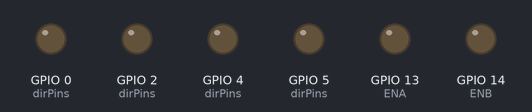
A sketch run on a simulated ESP8266 (NodeMCU). Parts: output pins drawn as LEDs (lit = HIGH). WiFi joins after 1.5 s; servers stay silent unless stated; the Firebase database answers and starts empty; what the sketch prints to the serial monitor is not drawn.

Above: at 0.1 s.
At 5.4 s:
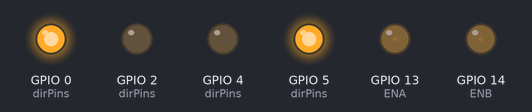
Timing chart, 0 to 6.9 s (numbered marks = the images above):
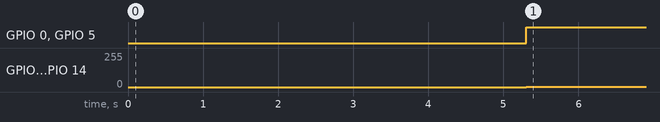

The sketch:

SmartCart.ino
```cpp
#include <Wire.h>
#include "FirebaseESP8266.h" // Includerar ett biblotek som gör att ESP'n kan komunisera med FireBase
#include <ESP8266WiFi.h> // Includerar ett biblotek som gör att ESP'n ska kunna använda WiFi

#define FIREBASE_HOST "https://smart-cart-374c8-default-rtdb.europe-west1.firebasedatabase.app/" // Definerar var datan ska skickas
#define FIREBASE_AUTH "WvYh2kcbqrnsQRiGs8lAe9QZTzNS2AZaR23v63F4" // Lösenord för att se att du är ägaren av FireBasen
#define WIFI_SSID "ABB_Indgym_Guest" // Namnet på wifiet som esp'n ska använda
#define WIFI_PASSWORD "Welcome2abb" // Lösenordet till WiFiet

FirebaseData firebaseData1;

const byte ENA = 13;
const byte IN1 = 5;
const byte IN2 = 4;

const byte ENB = 14;
const byte IN3 = 0;
const byte IN4 = 2;

const byte PWMPins[] = {ENA, ENB};
const byte dirPins[] = {IN1, IN2, IN3, IN4};
const byte dirPinsA[] = {IN1, IN2};
const byte dirPinsB[] = {IN3, IN4};

template <class T, size_t N> constexpr size_t len(const T(&)[N]) { return N; }

int speedA = 0, speedB = 0;

void setup() {
  Serial.begin(115200);
  WiFi.begin(WIFI_SSID, WIFI_PASSWORD);

  for (byte pin : PWMPins) pinMode(pin, OUTPUT);
  for (byte pin : dirPins) {
    pinMode(pin, OUTPUT);
    digitalWrite(pin, LOW);
  }

  Serial.println();// printar en ny linje i serial monitorn
  Serial.print("Connected with IP: "); // Printar att WiFi'et har connectat
  Serial.println(WiFi.localIP()); // Skriver ut den locala IP adressen
  Serial.println(); // Skriver ut en ny linje

  Firebase.begin(FIREBASE_HOST, FIREBASE_AUTH); // Startar FireBase och skickar med var den ska skickas med HOST och AUTH för att veta att det är du som är ägare
  Firebase.reconnectWiFi(true); // Reconnnectar WiFi'et med Firebase (kolla om det är det den gör och skriv bättre!!!!!!!!!!!!!!!!!!!!!!!!!!!!!!!!!!!!!!)

  delay(5000); // Väntar 5000 milisekunder eller 5 sekunder för att vara säker att fire base och wifi'et är kopplade innan vi börjar skicka information

}

int R = 1, L = -1;

void loop() {
  L = Firebase.getInt(firebaseData1, "/left");
  R = Firebase.getInt(firebaseData1, "/right");

  drive(L, R);

  /*
  drive(200, 200);
  delay(5000);
  drive(-200, -200);
  delay(5000);*/


}

void drive(int mspeedA, int mspeedB){
  //for (byte pin : PWMPins) analogWrite(pin, abs(mspeed));
  analogWrite(ENA, abs(mspeedA));
  analogWrite(ENB, abs(mspeedB));
  //for (int i = 0; i<len(dirPins); i++) digitalWrite(dirPins[i], mspeed>0 ? !(i%2):i%2);
  for (int i = 0; i<len(dirPinsA); i++) digitalWrite(dirPinsA[i], mspeedA>0 ? !(i%2):i%2);
  for (int i = 0; i<len(dirPinsB); i++) digitalWrite(dirPinsB[i], mspeedB>0 ? !(i%2):i%2);
}


void stopMoving(){
  for (byte pin : dirPins) digitalWrite(pin, LOW);
}
```

Measured:
- by itself, GPIO 0 (dirPins), GPIO 5 (dirPins): LOW → HIGH at 5.3 s
- by itself, GPIO 13 (ENA), GPIO 14 (ENB): 0/255 → 1/255 at 5.3 s
